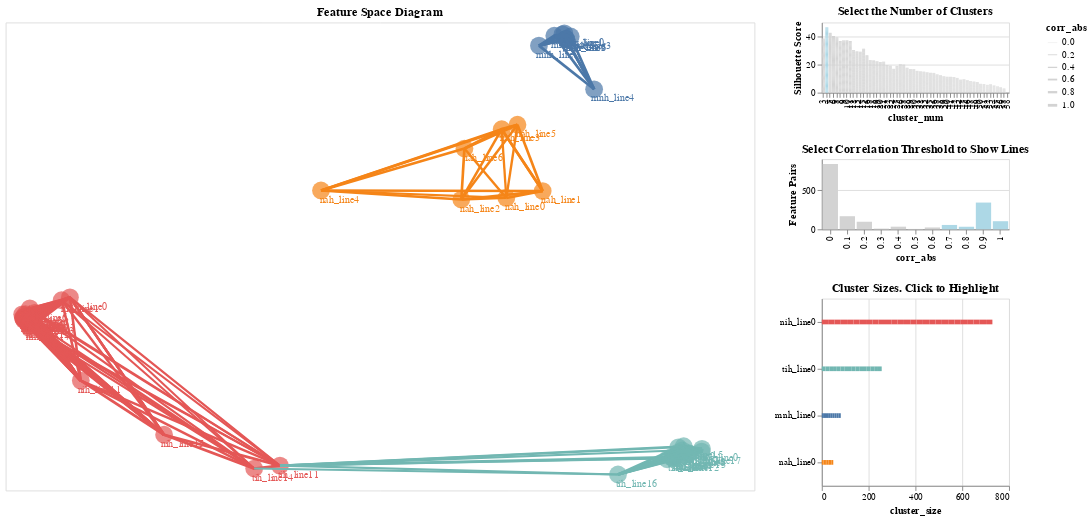

Notebook cell for this chart:
### Code cell
visualize_feature_correlation(df_main, "clusters")

### Figure 1 — Vega-Lite specification as saved in the notebook (floating-point values rounded to 4 significant figures; data arrays with more than 128 entries replaced by an {"elided": "..."} marker saying what was removed)
{"config": {"view": {"continuousWidth": 400, "continuousHeight": 300}}, "hconcat": [{"layer": [{"mark": "circle", "encoding": {"size": {"type": "quantitative", "field": "target_corr", "legend": null, "scale": {"domain": [0, 1]}}}, "selection": {"selector097": {"type": "single", "fields": ["cluster_num"], "init": {"cluster_num": 4.0}}, "selector099": {"type": "interval", "bind": "scales", "encodings": ["x", "y"]}}, "transform": [{"calculate": "((selector097.cluster_num + ':') + datum.feature)", "as": "key"}, {"lookup": "key", "from": {"data": {"name": "data-52a6b2eb4cc1710186dc39135fbd0b87"}, "key": "key", "fields": ["cluster_size", "cluster"]}}]}, {"mark": {"type": "text", "dx": 20, "dy": 10}, "encoding": {"text": {"type": "nominal", "field": "feature"}}, "transform": [{"calculate": "((selector097.cluster_num + ':') + datum.feature)", "as": "key"}, {"lookup": "key", "from": {"data": {"name": "data-52a6b2eb4cc1710186dc39135fbd0b87"}, "key": "key", "fields": ["cluster_size", "cluster"]}}]}, {"data": {"name": "data-2ff914ed2613b5959c827e7ed792ca1b"}, "mark": "line", "encoding": {"detail": {"type": "nominal", "field": "key"}, "strokeWidth": {"type": "quantitative", "field": "corr_abs", "scale": {"domain": [0, 1], "range": [0.3, 3]}}}, "transform": [{"filter": "(datum.corr_abs >= selector096.corr_abs)"}, {"calculate": "((selector097.cluster_num + ':') + datum.feature)", "as": "key"}, {"lookup": "key", "from": {"data": {"name": "data-52a6b2eb4cc1710186dc39135fbd0b87"}, "key": "key", "fields": ["cluster_size", "cluster"]}}]}], "data": {"name": "data-7b5fa466216cfaa0c72b755fd6ffd2f1"}, "encoding": {"color": {"condition": {"type": "nominal", "field": "cluster", "legend": null, "selection": "selector098"}, "value": "lightgray"}, "x": {"type": "quantitative", "axis": null, "field": "X"}, "y": {"type": "quantitative", "axis": null, "field": "Y"}}, "height": 500, "title": "Feature Space Diagram", "width": 800}, {"vconcat": [{"data": {"name": "data-52a6b2eb4cc1710186dc39135fbd0b87"}, "mark": "bar", "encoding": {"color": {"condition": {"value": "lightblue", "selection": "selector097"}, "value": "lightgray"}, "x": {"type": "ordinal", "field": "cluster_num"}, "y": {"type": "quantitative", "field": "silhouette_score", "title": "Silhouette Score"}}, "height": 75, "selection": {"selector097": {"type": "single", "fields": ["cluster_num"], "init": {"cluster_num": 4.0}}}, "title": "Select the Number of Clusters", "width": 200}, {"data": {"name": "data-41c50836b46ed71cdd79cb6033cecb2c"}, "mark": "bar", "encoding": {"color": {"condition": {"value": "lightblue", "test": "(datum.corr_abs >= selector096.corr_abs)"}, "value": "lightgray"}, "x": {"type": "ordinal", "field": "corr_abs"}, "y": {"type": "quantitative", "axis": {"labelAngle": 0, "title": "Feature Pairs"}, "field": "Count"}}, "height": 75, "selection": {"selector096": {"type": "single", "fields": ["corr_abs"], "init": {"corr_abs": 0.7}}}, "title": "Select Correlation Threshold to Show Lines", "width": 200}, {"data": {"name": "data-52a6b2eb4cc1710186dc39135fbd0b87"}, "mark": {"type": "bar", "size": 5}, "encoding": {"color": {"type": "nominal", "field": "cluster", "legend": null}, "x": {"type": "quantitative", "field": "cluster_size"}, "y": {"type": "nominal", "field": "cluster", "sort": {"field": "cluster_size", "order": "descending"}, "title": null}}, "height": 200, "selection": {"selector098": {"type": "single", "fields": ["cluster"]}}, "title": "Cluster Sizes. Click to Highlight", "transform": [{"filter": "((datum.cluster_num >= selector097.cluster_num) && (datum.cluster_num <= selector097.cluster_num))"}], "width": 200}]}], "$schema": "https://vega.github.io/schema/vega-lite/v4.8.1.json", "datasets": {"data-7b5fa466216cfaa0c72b755fd6ffd2f1": [{"index": 0, "feature": "nih_line0", "X": -2.442, "Y": 0.06329, "target_corr": 1}, {"index": 1, "feature": "nih_line1", "X": -2.514, "Y": 0.03232, "target_corr": 1}, {"index": 2, "feature": "nih_line2", "X": -2.849, "Y": -0.1576, "target_corr": 1}, {"index": 3, "feature": "nih_line3", "X": -2.829, "Y": -0.1169, "target_corr": 1}, {"index": 4, "feature": "nih_line4", "X": -2.824, "Y": -0.1707, "target_corr": 1}, {"index": 5, "feature": "nih_line5", "X": -2.808, "Y": -0.201, "target_corr": 1}, {"index": 6, "feature": "nih_line6", "X": -2.79, "Y": -0.05475, "target_corr": 1}, {"index": 7, "feature": "nih_line7", "X": -2.8, "Y": -0.1388, "target_corr": 1}, {"index": 8, "feature": "nih_line8", "X": -2.799, "Y": -0.1323, "target_corr": 1}, {"index": 9, "feature": "nih_line9", "X": -2.845, "Y": -0.1651, "target_corr": 1}, {"index": 10, "feature": "nih_line10", "X": -2.829, "Y": -0.1438, "target_corr": 1}, {"index": 11, "feature": "nih_line11", "X": -2.347, "Y": -0.8264, "target_corr": 1}, {"index": 12, "feature": "nih_line12", "X": -2.796, "Y": -0.2441, "target_corr": 1}, {"index": 13, "feature": "nih_line13", "X": -2.753, "Y": -0.2009, "target_corr": 1}, {"index": 14, "feature": "nih_line14", "X": -2.817, "Y": -0.1817, "target_corr": 1}, {"index": 15, "feature": "nih_line15", "X": -1.624, "Y": -1.405, "target_corr": 1}, {"index": 16, "feature": "nih_line16", "X": -2.847, "Y": -0.1501, "target_corr": 1}, {"index": 17, "feature": "nih_line17", "X": -2.791, "Y": -0.2653, "target_corr": 1}, {"index": 18, "feature": "nih_line18", "X": -2.825, "Y": -0.1804, "target_corr": 1}, {"index": 19, "feature": "nih_line19", "X": -2.82, "Y": -0.1961, "target_corr": 1}, {"index": 20, "feature": "nih_line20", "X": -2.856, "Y": -0.1178, "target_corr": 1}, {"index": 21, "feature": "nih_line21", "X": -2.747, "Y": -0.1025, "target_corr": 1}, {"index": 22, "feature": "nih_line22", "X": -2.829, "Y": -0.1747, "target_corr": 1}, {"index": 23, "feature": "nih_line23", "X": -2.827, "Y": -0.1721, "target_corr": 1}, {"index": 24, "feature": "nih_line24", "X": -2.841, "Y": -0.1776, "target_corr": 1}, {"index": 25, "feature": "tih_line0", "X": 3.045, "Y": -1.555, "target_corr": 1}, {"index": 26, "feature": "tih_line1", "X": 2.782, "Y": -1.641, "target_corr": 1}, {"index": 27, "feature": "tih_line2", "X": 2.874, "Y": -1.571, "target_corr": 1}, {"index": 28, "feature": "tih_line3", "X": 2.93, "Y": -1.602, "target_corr": 1}, {"index": 29, "feature": "tih_line4", "X": 2.743, "Y": -1.667, "target_corr": 1}, {"index": 30, "feature": "tih_line5", "X": 2.793, "Y": -1.652, "target_corr": 1}, {"index": 31, "feature": "tih_line6", "X": 2.932, "Y": -1.607, "target_corr": 1}, {"index": 32, "feature": "tih_line7", "X": 2.79, "Y": -1.654, "target_corr": 1}, {"index": 33, "feature": "tih_line8", "X": 2.812, "Y": -1.639, "target_corr": 1}, {"index": 34, "feature": "tih_line9", "X": 2.839, "Y": -1.539, "target_corr": 1}, {"index": 35, "feature": "tih_line10", "X": 2.841, "Y": -1.592, "target_corr": 1}, {"index": 36, "feature": "tih_line11", "X": -0.6188, "Y": -1.735, "target_corr": 1}, {"index": 37, "feature": "tih_line12", "X": 2.852, "Y": -1.657, "target_corr": 1}, {"index": 38, "feature": "tih_line13", "X": 2.911, "Y": -1.631, "target_corr": 1}, {"index": 39, "feature": "tih_line14", "X": -0.8425, "Y": -1.766, "target_corr": 1}, {"index": 40, "feature": "tih_line15", "X": 2.886, "Y": -1.528, "target_corr": 1}, {"index": 41, "feature": "tih_line16", "X": 2.316, "Y": -1.829, "target_corr": 1}, {"index": 42, "feature": "tih_line17", "X": 3.042, "Y": -1.585, "target_corr": 1}, {"index": 43, "feature": "nah_line0", "X": 1.346, "Y": 1.125, "target_corr": 1}, {"index": 44, "feature": "nah_line1", "X": 1.662, "Y": 1.199, "target_corr": 1}, {"index": 45, "feature": "nah_line2", "X": 0.9554, "Y": 1.108, "target_corr": 1}, {"index": 46, "feature": "nah_line3", "X": 1.306, "Y": 1.86, "target_corr": 1}, {"index": 47, "feature": "nah_line4", "X": -0.2623, "Y": 1.205, "target_corr": 1}, {"index": 48, "feature": "nah_line5", "X": 1.443, "Y": 1.907, "target_corr": 1}, {"index": 49, "feature": "nah_line6", "X": 0.9829, "Y": 1.653, "target_corr": 1}, {"index": 50, "feature": "mnh_line0", "X": 1.85, "Y": 2.883, "target_corr": 1}, {"index": 51, "feature": "mnh_line1", "X": 1.834, "Y": 2.874, "target_corr": 1}, {"index": 52, "feature": "mnh_line2", "X": 1.63, "Y": 2.752, "target_corr": 1}, {"index": 53, "feature": "mnh_line3", "X": 1.905, "Y": 2.85, "target_corr": 1}, {"index": 54, "feature": "mnh_line4", "X": 2.109, "Y": 2.286, "target_corr": 1}, {"index": 55, "feature": "mnh_line5", "X": 1.865, "Y": 2.824, "target_corr": 1}, {"index": 56, "feature": "mnh_line6", "X": 1.865, "Y": 2.824, "target_corr": 1}, {"index": 57, "feature": "mnh_line7", "X": 1.865, "Y": 2.824, "target_corr": 1}, {"index": 58, "feature": "mnh_line8", "X": 1.763, "Y": 2.859, "target_corr": 1}], "data-52a6b2eb4cc1710186dc39135fbd0b87": {"elided": "3304 records"}, "data-2ff914ed2613b5959c827e7ed792ca1b": {"elided": "3422 records"}, "data-41c50836b46ed71cdd79cb6033cecb2c": [{"corr_abs": 0.0, "Count": 838}, {"corr_abs": 0.1, "Count": 168}, {"corr_abs": 0.2, "Count": 97}, {"corr_abs": 0.3, "Count": 9}, {"corr_abs": 0.4, "Count": 34}, {"corr_abs": 0.5, "Count": 5}, {"corr_abs": 0.6, "Count": 24}, {"corr_abs": 0.7, "Count": 56}, {"corr_abs": 0.8, "Count": 33}, {"corr_abs": 0.9, "Count": 343}, {"corr_abs": 1.0, "Count": 104}]}}
